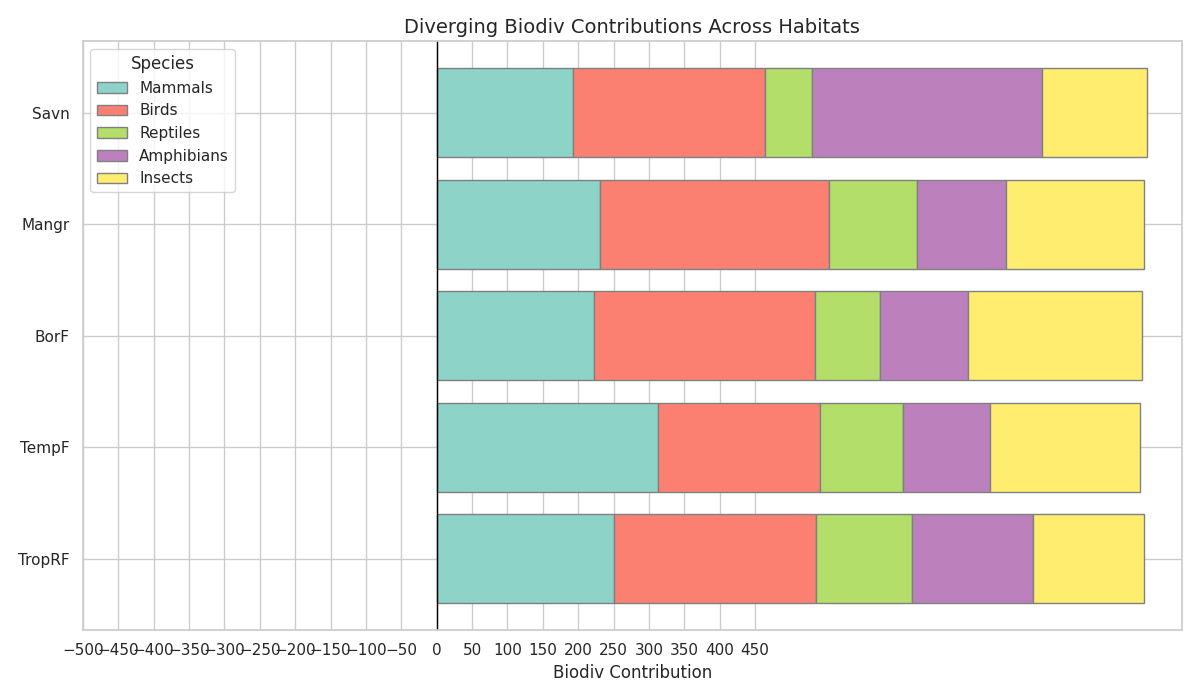

Here is the Python script that generated this plot:
import numpy as np
import matplotlib.pyplot as plt

# Define habitat names and dummy year range for labels
habitats = ["TropRF", "TempF", "BorF", "Mangr", "Savn"]
years = np.arange(2030, 2040)

# Sample data arrays
mammals = np.array([
    [24, 22, 21, 30, 28, 27, 26, 25, 24, 23],
    [28, 29, 35, 29, 32, 31, 30, 34, 33, 32],
    [21, 23, 20, 24, 21, 25, 20, 22, 24, 22],
    [24, 22, 21, 20, 25, 24, 25, 23, 24, 23],
    [19, 21, 17, 23, 20, 21, 18, 16, 22, 15]
])
birds = np.array([
    [30, 31, 27, 25, 28, 30, 26, 29, 28, 32],
    [27, 22, 21, 20, 23, 24, 26, 21, 25, 20],
    [34, 32, 29, 35, 31, 28, 30, 32, 29, 33],
    [31, 33, 31, 35, 31, 34, 34, 30, 32, 32],
    [27, 25, 29, 30, 25, 28, 26, 24, 28, 30]
])
reptiles = np.array([
    [17, 13, 10, 16, 14, 15, 15, 11, 12, 13],
    [11, 10, 14, 13, 10, 12, 15, 11, 11, 10],
    [9, 12, 5, 13, 8, 6, 10, 11, 7, 10],
    [12, 13, 10, 15, 12, 13, 14, 14, 11, 10],
    [5, 8, 6, 5, 5, 7, 9, 7, 6, 8]
])
amphibians = np.array([
    [17, 19, 15, 14, 16, 16, 19, 20, 18, 17],
    [13, 10, 13, 15, 14, 12, 11, 10, 14, 11],
    [13, 10, 12, 10, 15, 11, 13, 11, 16, 14],
    [12, 11, 16, 14, 12, 10, 15, 14, 13, 10],
    [34, 33, 31, 31, 32, 33, 30, 35, 34, 32]
])
insects = np.array([
    [15, 16, 17, 16, 15, 15, 16, 16, 15, 16],
    [21, 20, 23, 22, 21, 21, 22, 21, 20, 21],
    [20, 30, 24, 22, 28, 18, 29, 23, 27, 24],
    [19, 20, 20, 20, 19, 19, 19, 20, 19, 19],
    [19, 11, 16, 14, 9, 12, 18, 16, 20, 13]
])

species_data = [mammals, birds, reptiles, amphibians, insects]
species_names = ['Mammals', 'Birds', 'Reptiles', 'Amphibians', 'Insects']
colors = plt.cm.Set3(np.linspace(0, 1, len(species_data)))

fig, ax = plt.subplots(figsize=(12, 7))

left_offset = np.zeros(len(habitats))

for i, species in enumerate(species_data):
    species_sum = species.sum(axis=1)
    ax.barh(habitats, species_sum, color=colors[i], left=left_offset, edgecolor='grey', label=species_names[i])
    left_offset += species_sum

ax.axvline(0, color='black', lw=1)
ax.set_xticks(np.arange(-500, 500, 50))
ax.set_xlabel('Biodiv Contribution', fontsize=12)
ax.set_title("Diverging Biodiv Contributions Across Habitats", fontsize=14)
ax.legend(title='Species')

plt.tight_layout()
plt.show()
